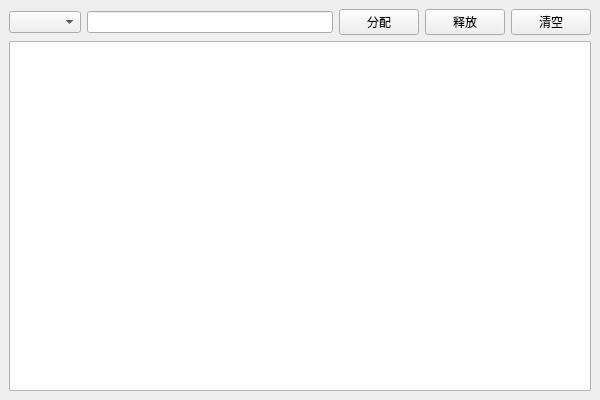
<?xml version="1.0" encoding="UTF-8"?>
<ui version="4.0">
 <class>window</class>
 <widget class="QMainWindow" name="window">
  <property name="geometry">
   <rect>
    <x>0</x>
    <y>0</y>
    <width>600</width>
    <height>400</height>
   </rect>
  </property>
  <property name="windowTitle">
   <string>动态内存分配器</string>
  </property>
  <widget class="QWidget" name="center">
   <layout class="QVBoxLayout" name="vlay">
    <item>
     <layout class="QHBoxLayout" name="hlay">
      <item>
       <widget class="QComboBox" name="combo"/>
      </item>
      <item>
       <widget class="QLineEdit" name="edit"/>
      </item>
      <item>
       <widget class="QPushButton" name="btn1">
        <property name="text">
         <string>分配</string>
        </property>
       </widget>
      </item>
      <item>
       <widget class="QPushButton" name="btn2">
        <property name="text">
         <string>释放</string>
        </property>
       </widget>
      </item>
      <item>
       <widget class="QPushButton" name="btn3">
        <property name="text">
         <string>清空</string>
        </property>
       </widget>
      </item>
     </layout>
    </item>
    <item>
     <widget class="QTableWidget" name="table"/>
    </item>
   </layout>
  </widget>
 </widget>
 <resources/>
 <connections/>
</ui>
